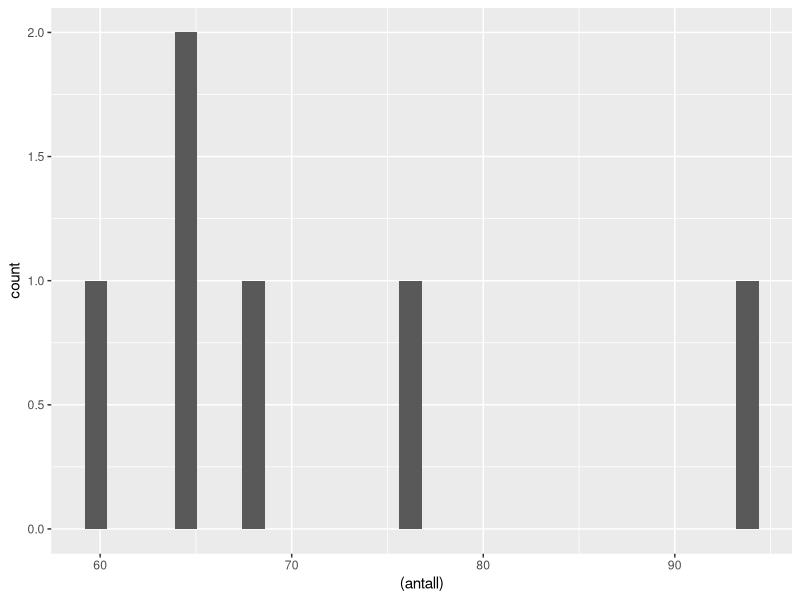

This figure's R source:
## ---- chunk 1
knitr::opts_chunk$set(echo = TRUE)
## ---- chunk 2
# Dette er kode.  
## ---- chunk 3
# Dette er en kommentar. 
# Nå skal vi gjøre et lite forsøk med noe enkel matte! 
# For å kjøre koden setter dere musepekeren ved siden av, og trykker ctrl+enter (cmd+return på Mac). 
100/2+4
## ---- chunk 4
?vif

## ---- chunk 5

To <- 2

2 + To
## ---- chunk 6
en_til_hundre <- 1:100
tall <- c(1,4,56,8,4,2,4)

tall
## ---- chunk 7
mean(en_til_hundre)
mean(tall)
## ---- chunk 8
tall[5]
## ---- chunk 9
tall[3:6]
tall[c(3,5,3,6)]
## ---- chunk 10
mean(tall[c(3,5,3,6)])
## ---- chunk 11
Ny_Vektor <- tall[c(3,5,3,6)]
## ---- chunk 12
is.numeric(en_til_hundre)
#Her ser vi at vi får opp "TRUE" som betyr at en_til_hundre er et numerisk objekt
## ---- chunk 13
class(en_til_hundre)
## ---- chunk 14
Tekst <- "Hei, jeg elsker R! <3"
# Denne klassen kan inneholde tekst, men vil f.eks. ikke kunne brukes til matte. 
mean(Tekst)
## ---- chunk 15
tall <- as.character(tall)
mean(tall)
## ---- chunk 16
# Lager en faktorvariabel uten å sette nivåer
skolenivaer <- factor(c("Barneskole", 
                        "Ungdomskole", 
                        "Videregaende", 
                        "Videregaende", 
                        "Universitet",
                        "Ungdomskole",
                        "Universitet"))

# Printer alle verdiene
skolenivaer 

# Printer alle nivåene
levels(skolenivaer)
# Er det noe som skurrer her?

# Endrer faktornivåene
skolenivaer <- factor(skolenivaer,
                      levels = c("Barneskole",
                                 "Ungdomskole",
                                 "Videregaende",
                                 "Universitet"))
skolenivaer
levels(skolenivaer)
## ---- chunk 17
levels(skolenivaer) #Og får ut de tre nivåene
## ---- chunk 18
TekstTall <- c(1,4,0,4, "Bamse", "R", "R Seminarer er de BESTE seminarer", 42, "the answer")

class(TekstTall)
## ---- chunk 19
navn <- c("Mohammed", "Jakob", "Olav", "Martin", 
          "Maja", "Sofia", "Iben", "Therese")

antall <- c(94, 76, 68, NA, 65, 64, 60, NA)

per_tusen <- c(19, 16, 14, NA, 14, 14, 13, NA)

kjonn <- c("Gutt", "Gutt", "Gutt", "Gutt", 
           "Jente", "Jente", "Jente", "Jente")

by <- c("Oslo")

## ---- chunk 20

length(navn)
length(by)

## ---- chunk 21
navnestat <- data.frame(navn, antall, per_tusen, kjonn, by)
## ---- chunk 22
View(navnestat)
## ---- chunk 23
# Med klammeparanteser kan vi velge rad og kolonne. Rad kommer først, og så kolonnen: 
navnestat[2,1] 

# Skriver vi en tom får vi alle kollonene/radene 
navnestat[,2] 
navnestat[2,]

## ---- chunk 24
#Her skriver jeg først navnet på dataframen, og så variabelen: 
navnestat$antall 

#La oss prøve å få ut gjennomsnittlet til antall 
mean(navnestat$antall)
## ---- chunk 25
mean(navnestat$antall, na.rm = TRUE) 
median(navnestat$antall, na.rm = TRUE)
## ---- chunk 26
summary(navnestat$antall)

summary(navnestat)
## ---- chunk 27
library(tidyverse)
## ---- chunk 28
#For å lage en figur starter vi alltid med å definere datasettet, og kan velge
#å definere variabler
ggplot(navnestat, aes((antall))) + #Første argument er navnet på datasettet, så skriver jeg aes()
                                 #som står for aesthetic. Der kan vi skrive navnet på variabelen
                                 #Jeg skriver også en + fordi jeg skal legge til mer på neste linje
  geom_histogram() #Her velger jeg hva slags type plott jeg vil ha, denne gangen et histogram
  
